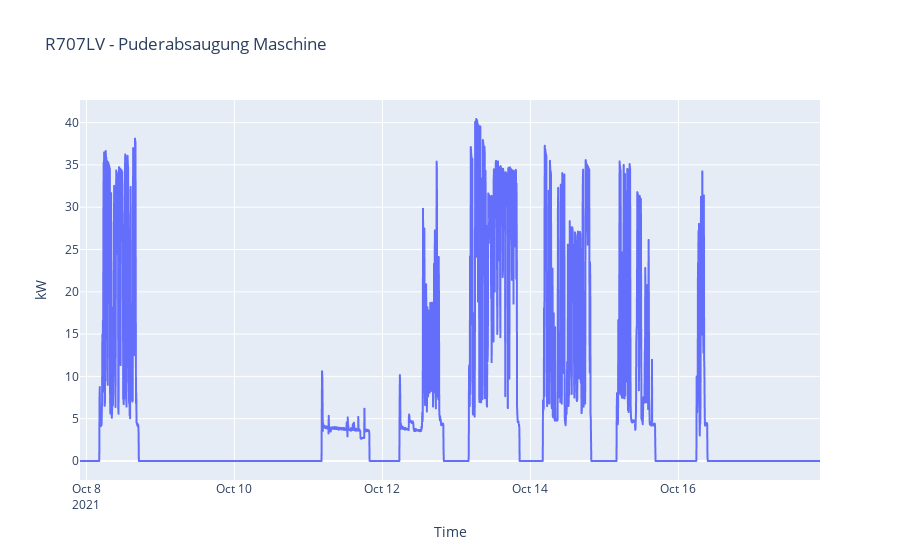

Write notebook code for a chart like this one.
### Code cell
px.line(
    x=puder_5T.index, y=puder_5T.kw, 
    title='R707LV - Puderabsaugung Maschine',
    labels={
        'x': 'Time',
        'y': 'kW'
    })

### Figure 1 — Plotly figure (JSON) as saved in the notebook; plotly's stock layout.template omitted (floating-point values rounded to 4 significant figures; data arrays with more than 128 entries replaced by an {"elided": "..."} marker saying what was removed)
{"data": [{"hovertemplate": "Time=%{x}<br>kW=%{y}<extra></extra>", "legendgroup": "", "line": {"color": "#636efa", "dash": "solid"}, "marker": {"symbol": "circle"}, "mode": "lines", "name": "", "showlegend": false, "type": "scattergl", "x": {"elided": "2881 str values"}, "xaxis": "x", "y": {"elided": "2881 float values"}, "yaxis": "y"}], "layout": {"legend": {"tracegroupgap": 0}, "title": {"text": "R707LV - Puderabsaugung Maschine"}, "xaxis": {"anchor": "y", "domain": [0, 1], "title": {"text": "Time"}}, "yaxis": {"anchor": "x", "domain": [0, 1], "title": {"text": "kW"}}}}
